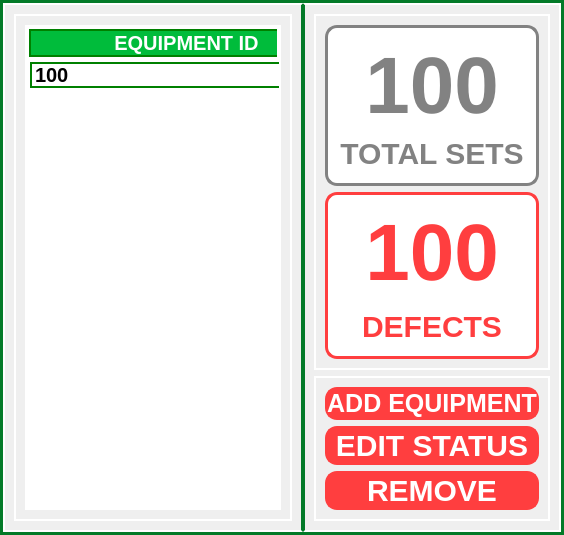
           <widget class="QFrame" name="equipment_log_mainFrame">
            <property name="styleSheet">
             <string notr="true">border-color:#037a28;
border-width: 3px;
border-style: solid;</string>
            </property>
            <property name="frameShape">
             <enum>QFrame::StyledPanel</enum>
            </property>
            <property name="frameShadow">
             <enum>QFrame::Raised</enum>
            </property>
            <layout class="QGridLayout" name="gridLayout_12">
             <property name="leftMargin">
              <number>0</number>
             </property>
             <property name="topMargin">
              <number>0</number>
             </property>
             <property name="rightMargin">
              <number>0</number>
             </property>
             <property name="bottomMargin">
              <number>0</number>
             </property>
             <property name="spacing">
              <number>0</number>
             </property>
             <item row="0" column="0">
              <widget class="QFrame" name="frame_73">
               <property name="maximumSize">
                <size>
                 <width>1400</width>
                 <height>16777215</height>
                </size>
               </property>
               <property name="styleSheet">
                <string notr="true">border-color:white;
border-right-color:#037a28;
border-width: 1.5px;
border-style: solid;</string>
               </property>
               <property name="frameShape">
                <enum>QFrame::StyledPanel</enum>
               </property>
               <property name="frameShadow">
                <enum>QFrame::Raised</enum>
               </property>
               <layout class="QHBoxLayout" name="horizontalLayout_36">
                <item>
                 <widget class="QFrame" name="frame_80">
                  <property name="maximumSize">
                   <size>
                    <width>1350</width>
                    <height>16777215</height>
                   </size>
                  </property>
                  <property name="styleSheet">
                   <string notr="true">border-color: white;</string>
                  </property>
                  <property name="frameShape">
                   <enum>QFrame::StyledPanel</enum>
                  </property>
                  <property name="frameShadow">
                   <enum>QFrame::Raised</enum>
                  </property>
                  <layout class="QHBoxLayout" name="horizontalLayout_37">
                   <item>
                    <widget class="QTableWidget" name="equipment_tableWidget">
                     <property name="maximumSize">
                      <size>
                       <width>1250</width>
                       <height>16777215</height>
                      </size>
                     </property>
                     <property name="focusPolicy">
                      <enum>Qt::NoFocus</enum>
                     </property>
                     <property name="styleSheet">
                      <string notr="true">QTableWidget{
background-color: white;
gridline-color: green;
font: bold 20px Arial, serif;
border-width: 2px;
	
}
QTableView::item {
margin-top: 3px;
margin-left: 3px;
border-left: 2px solid green;
border-top: 2px solid green;
border-bottom: 2px solid green;
border-right: 2px solid green;
}
QHeaderView::section{
background-color: #00bc3b;
border: 2px solid green;
font: bold 20px Arial, serif;
color: rgb(255, 255, 255);
}
</string>
                     </property>
                     <property name="horizontalScrollBarPolicy">
                      <enum>Qt::ScrollBarAlwaysOff</enum>
                     </property>
                     <property name="editTriggers">
                      <set>QAbstractItemView::NoEditTriggers</set>
                     </property>
                     <property name="gridStyle">
                      <enum>Qt::NoPen</enum>
                     </property>
                     <attribute name="horizontalHeaderDefaultSectionSize">
                      <number>315</number>
                     </attribute>
                     <attribute name="verticalHeaderVisible">
                      <bool>false</bool>
                     </attribute>
                     <row>
                      <property name="text">
                       <string>1</string>
                      </property>
                     </row>
                     <column>
                      <property name="text">
                       <string>EQUIPMENT ID</string>
                      </property>
                     </column>
                     <column>
                      <property name="text">
                       <string>NAME</string>
                      </property>
                     </column>
                     <column>
                      <property name="text">
                       <string>QUANTITY</string>
                      </property>
                     </column>
                     <column>
                      <property name="text">
                       <string>STATUS</string>
                      </property>
                     </column>
                     <column>
                      <property name="text">
                       <string>DATE ADDED</string>
                      </property>
                     </column>
                     <item row="0" column="0">
                      <property name="text">
                       <string>100</string>
                      </property>
                     </item>
                     <item row="0" column="1">
                      <property name="text">
                       <string>5kg dumbbell</string>
                      </property>
                     </item>
                     <item row="0" column="2">
                      <property name="text">
                       <string>20</string>
                      </property>
                     </item>
                     <item row="0" column="3">
                      <property name="text">
                       <string>COMPLETE</string>
                      </property>
                     </item>
                     <item row="0" column="4">
                      <property name="text">
                       <string>04 - 22 - 2024</string>
                      </property>
                     </item>
                    </widget>
                   </item>
                  </layout>
                 </widget>
                </item>
               </layout>
              </widget>
             </item>
             <item row="0" column="1">
              <widget class="QFrame" name="frame_74">
               <property name="maximumSize">
                <size>
                 <width>400</width>
                 <height>16777215</height>
                </size>
               </property>
               <property name="styleSheet">
                <string notr="true">border-color:white;
border-left-color:#037a28;
border-width: 1.5px;
border-style: solid;</string>
               </property>
               <property name="frameShape">
                <enum>QFrame::StyledPanel</enum>
               </property>
               <property name="frameShadow">
                <enum>QFrame::Raised</enum>
               </property>
               <layout class="QGridLayout" name="gridLayout_13">
                <item row="0" column="0">
                 <widget class="QFrame" name="frame_75">
                  <property name="maximumSize">
                   <size>
                    <width>16777215</width>
                    <height>16777215</height>
                   </size>
                  </property>
                  <property name="styleSheet">
                   <string notr="true">border-color: white;</string>
                  </property>
                  <property name="frameShape">
                   <enum>QFrame::StyledPanel</enum>
                  </property>
                  <property name="frameShadow">
                   <enum>QFrame::Raised</enum>
                  </property>
                  <layout class="QGridLayout" name="gridLayout_23">
                   <item row="0" column="0">
                    <widget class="QFrame" name="frame_78">
                     <property name="maximumSize">
                      <size>
                       <width>16777215</width>
                       <height>250</height>
                      </size>
                     </property>
                     <property name="styleSheet">
                      <string notr="true">border-color:#828282;
background-color: white;
color:#828282;
border-width: 3px;
border-radius: 12px;
border-style: solid;</string>
                     </property>
                     <property name="frameShape">
                      <enum>QFrame::StyledPanel</enum>
                     </property>
                     <property name="frameShadow">
                      <enum>QFrame::Raised</enum>
                     </property>
                     <layout class="QGridLayout" name="gridLayout_15">
                      <property name="verticalSpacing">
                       <number>0</number>
                      </property>
                      <item row="1" column="0">
                       <widget class="QPushButton" name="pushButton_14">
                        <property name="focusPolicy">
                         <enum>Qt::NoFocus</enum>
                        </property>
                        <property name="styleSheet">
                         <string notr="true">border-color: white;
color: #828282;
font: bold 30px Arial, serif;
text-align: center;</string>
                        </property>
                        <property name="text">
                         <string>TOTAL SETS</string>
                        </property>
                       </widget>
                      </item>
                      <item row="0" column="0">
                       <widget class="QPushButton" name="equipment_total_main_label">
                        <property name="focusPolicy">
                         <enum>Qt::NoFocus</enum>
                        </property>
                        <property name="styleSheet">
                         <string notr="true">border-color: white;
color: #828282;
font: bold 80px Arial, serif;
text-align: center;</string>
                        </property>
                        <property name="text">
                         <string>100</string>
                        </property>
                       </widget>
                      </item>
                     </layout>
                    </widget>
                   </item>
                   <item row="1" column="0">
                    <widget class="QFrame" name="frame_9">
                     <property name="styleSheet">
                      <string notr="true">border-color: #FF3E3F;
background-color: white;
color: #FF3E3F;
border-width: 3px;
border-radius: 12px;
border-style: solid;</string>
                     </property>
                     <property name="frameShape">
                      <enum>QFrame::StyledPanel</enum>
                     </property>
                     <property name="frameShadow">
                      <enum>QFrame::Raised</enum>
                     </property>
                     <layout class="QGridLayout" name="gridLayout_26">
                      <item row="0" column="0">
                       <widget class="QPushButton" name="defect_equipment_total_label">
                        <property name="focusPolicy">
                         <enum>Qt::NoFocus</enum>
                        </property>
                        <property name="styleSheet">
                         <string notr="true">border-color: white;
color:  #FF3E3F;
font: bold 80px Arial, serif;
text-align: center;</string>
                        </property>
                        <property name="text">
                         <string>100</string>
                        </property>
                       </widget>
                      </item>
                      <item row="1" column="0">
                       <widget class="QPushButton" name="pushButton_18">
                        <property name="focusPolicy">
                         <enum>Qt::NoFocus</enum>
                        </property>
                        <property name="styleSheet">
                         <string notr="true">border-color: white;
color: #FF3E3F;
font: bold 30px Arial, serif;
text-align: center;</string>
                        </property>
                        <property name="text">
                         <string>DEFECTS</string>
                        </property>
                       </widget>
                      </item>
                     </layout>
                    </widget>
                   </item>
                  </layout>
                 </widget>
                </item>
                <item row="1" column="0">
                 <widget class="QFrame" name="frame_77">
                  <property name="maximumSize">
                   <size>
                    <width>16777215</width>
                    <height>220</height>
                   </size>
                  </property>
                  <property name="styleSheet">
                   <string notr="true">QFrame{
border-color: white;
}
QPushButton{
border-color: #FF3E3F;
background-color: #ff3e3f;
color: rgb(255, 255, 255);
border-radius: 12px;
font: bold 30px Arial, serif;
text-align: center;
cursor: grab;
}

QPushButton:hover{
	border-color:#cc3132;
	background-color: #cc3132;
}
</string>
                  </property>
                  <property name="frameShape">
                   <enum>QFrame::StyledPanel</enum>
                  </property>
                  <property name="frameShadow">
                   <enum>QFrame::Raised</enum>
                  </property>
                  <layout class="QGridLayout" name="gridLayout_14">
                   <item row="2" column="0">
                    <widget class="QPushButton" name="add_equipment_btn">
                     <property name="maximumSize">
                      <size>
                       <width>16777215</width>
                       <height>55</height>
                      </size>
                     </property>
                     <property name="cursor">
                      <cursorShape>PointingHandCursor</cursorShape>
                     </property>
                     <property name="focusPolicy">
                      <enum>Qt::NoFocus</enum>
                     </property>
                     <property name="styleSheet">
                      <string notr="true">QPushButton{
border-color: #FF3E3F;
background-color: #ff3e3f;
color: rgb(255, 255, 255);
border-radius: 12px;
font: bold 25px Arial, serif;
text-align: center;
cursor: grab;
}

QPushButton:hover{
	border-color:#cc3132;
	background-color: #cc3132;
}
</string>
                     </property>
                     <property name="text">
                      <string>ADD EQUIPMENT</string>
                     </property>
                    </widget>
                   </item>
                   <item row="3" column="0">
                    <widget class="QPushButton" name="edit_equipment_btn">
                     <property name="maximumSize">
                      <size>
                       <width>16777215</width>
                       <height>55</height>
                      </size>
                     </property>
                     <property name="cursor">
                      <cursorShape>PointingHandCursor</cursorShape>
                     </property>
                     <property name="focusPolicy">
                      <enum>Qt::NoFocus</enum>
                     </property>
                     <property name="text">
                      <string>EDIT STATUS</string>
                     </property>
                    </widget>
                   </item>
                   <item row="4" column="0">
                    <widget class="QPushButton" name="remove_equipment_btn">
                     <property name="maximumSize">
                      <size>
                       <width>16777215</width>
                       <height>55</height>
                      </size>
                     </property>
                     <property name="cursor">
                      <cursorShape>PointingHandCursor</cursorShape>
                     </property>
                     <property name="focusPolicy">
                      <enum>Qt::NoFocus</enum>
                     </property>
                     <property name="text">
                      <string>REMOVE</string>
                     </property>
                    </widget>
                   </item>
                  </layout>
                 </widget>
                </item>
               </layout>
              </widget>
             </item>
            </layout>
           </widget>
